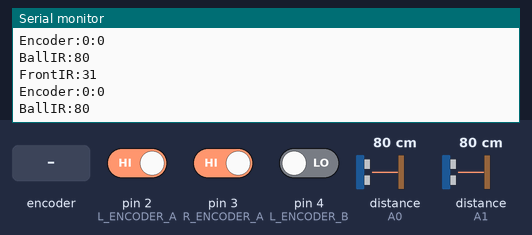
The sketch below on a simulated Arduino Uno, built with avr-gcc and run on an emulated ATmega328P. On the bench: the last lines printed to the serial monitor. Inputs (shaded band) come from the test bench; at power-on: distance to the obstacle (sensors on A0, A1) 80 cm, pin 2 (L_ENCODER_A) HIGH, pin 3 (R_ENCODER_A) HIGH, pin 4 (L_ENCODER_B) LOW.

Above: at 7.4 s.
7.5 s: distance to the obstacle (sensor on A0) set to 2 cm
At 8.1 s:
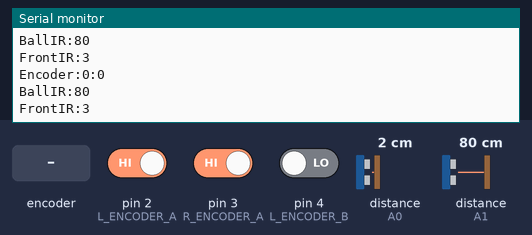
10.5 s: distance to the obstacle (sensor on A1) set to 2 cm
At 11.4 s:
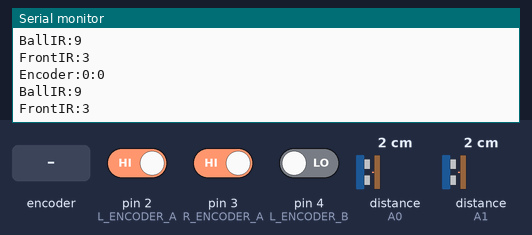
13.5 s: rotary encoder on pin 2 (L_ENCODER_A) / pin 4 (L_ENCODER_B) turned 1 step (first pin leading)
16.7 s: rotary encoder on pin 2 (L_ENCODER_A) / pin 4 (L_ENCODER_B) turned 2 steps (second pin leading)
At 17.2 s:
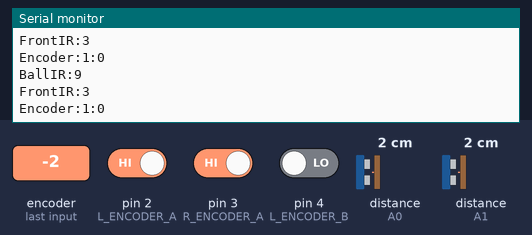
20.1 s: distance to the obstacle (sensor on A0) set to 18 cm
At 20.7 s:
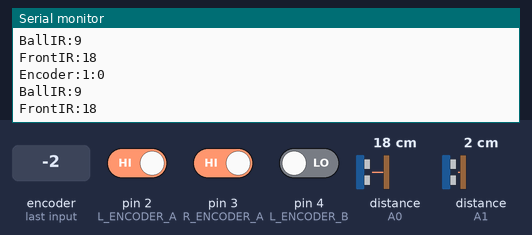
23.1 s: distance to the obstacle (sensor on A0) set to 4 cm
At 24.1 s:
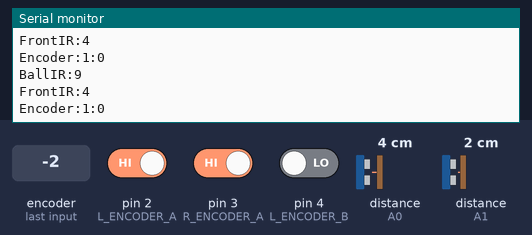
Timing chart, 0 to 26.1 s (numbered marks = the images above; inputs shaded):
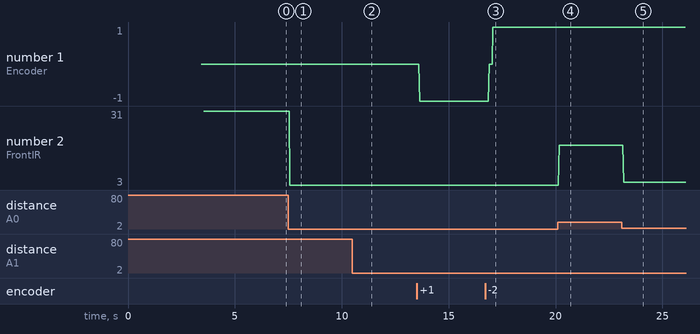

Measured:
- after the input at 10.5 s, the serial monitor: prints a new line after 0.10 s (image 2)
- after the input at 16.7 s, the serial monitor: prints a new line after 0.20 s (image 3)
- after the input at 20.1 s, the serial monitor: prints a new line after 0.08 s (image 4)
- after the input at 23.1 s, the serial monitor: prints a new line after 0.08 s (image 5)
- plotted number 1: 0 → -1 after the input at 13.5 s, -1 → 1 after the input at 16.7 s
- plotted number 2: 3 → 18 after the input at 20.1 s, 18 → 4 after the input at 23.1 s

The sketch:

uno1.ino
```cpp
#include <Wire.h>
#include <SharpIR.h>
#include <QTRSensors.h>

// pins for the encoder inputs
#define L_ENCODER_A 2
#define L_ENCODER_B 4
#define R_ENCODER_A 3
#define R_ENCODER_B 5

// define IR distance sensor
const int FrontIRPin = A0;
const int BallIRPin = A1;
int front_ir_distance;
int ball_ir_distance;
SharpIR front_ir( SharpIR::GP2Y0A41SK0F, FrontIRPin);
SharpIR ball_ir( SharpIR::GP2Y0A21YK0F, BallIRPin);


// define left IR Array
QTRSensors qtr;
const uint8_t LeftIRCount = 2;
uint16_t left_ir_value[LeftIRCount];

// variable to count encoder pusle
volatile long leftCount = 0;
volatile long rightCount = 0;

// variable for right IR Array
unsigned char data[16];
String result;

// theshore for IR Array
const int theshore_ir_array =  70;
const int theshore_left_array =  2000;
int t = 0;

void setup() {

  pinMode(L_ENCODER_A, INPUT);
  pinMode(L_ENCODER_B, INPUT);
  pinMode(R_ENCODER_A, INPUT);
  pinMode(R_ENCODER_B, INPUT);

// initialize hardware interrupts
  attachInterrupt(digitalPinToInterrupt(L_ENCODER_A), leftEncoderEvent, RISING);
  attachInterrupt(digitalPinToInterrupt(R_ENCODER_A), rightEncoderEvent, RISING);

// timer 100 Hz
  TCCR2A = 0;
  TCCR2B = 0;
  TCNT2  = 0;
  OCR2A = 155;
  TCCR2A |= (1 << WGM21);
  TCCR2B |= (1 << CS22) | (1 << CS21) | (1 << CS20);
  TIMSK2 |= (1 << OCIE2A);

//  initialize left IR Array
  qtr.setTypeRC();
  qtr.setSensorPins((const uint8_t[]){13, 12}, LeftIRCount);

  Serial.begin(115200);
  Wire.begin();
}

void loop() {

//  read line IR Array on the right side
  Wire.requestFrom(9, 16);
  while (Wire.available())
  {
    data[t] = Wire.read();
    if (t < 15)
      t++;
    else
      t = 0;
  }
  result = "";
  for(int i=0; i<8; i++){
    if(data[i*2] > theshore_ir_array){
    result.concat("1");
    }
    else{
      result.concat("0");
    }
  }
  Serial.print("LineArray:");
  Serial.println(result);

// read IR Reflex sensor on the left side

  qtr.read(left_ir_value);
  result = "";
  Serial.print("LeftIRArray:");
  for (uint8_t i = 0; i < LeftIRCount; i++)
  {
    if(left_ir_value[i] > theshore_left_array){
    result.concat("1");
    }
    else{
      result.concat("0");
    }
  }
  Serial.println(result);

  delay(10);
}

ISR(TIMER2_COMPA_vect){
//  DC motor encoders
  Serial.print("Encoder:");
  Serial.print(leftCount);
  Serial.print(":");
  Serial.println(rightCount);

//  ball IR Sensor 10-80 cm
  ball_ir_distance = ball_ir.getDistance();
  Serial.print("BallIR:");
  Serial.println(ball_ir_distance);

//  front IR Sensor 4-30 cm
  front_ir_distance = front_ir.getDistance();
  Serial.print("FrontIR:");
  Serial.println(front_ir_distance);

}

// encoder event for the interrupt call
void leftEncoderEvent() {
  if (digitalRead(L_ENCODER_B) == LOW){
    leftCount--;
  }
  else{
    leftCount++;
  }
}

// encoder event for the interrupt call
void rightEncoderEvent() {
  if (digitalRead(R_ENCODER_B) == LOW){
    rightCount++;
  }
  else{
    rightCount--;
  }
}
```
